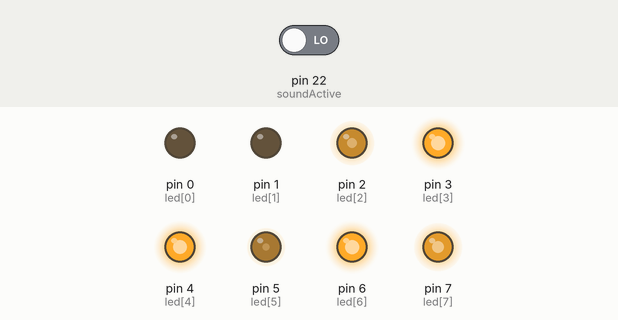
Recording of a sketch running on a simulated Arduino Mega 2560, built with avr-gcc and run on an emulated ATmega2560. Parts: output pins drawn as LEDs (lit = HIGH). The inputs (shaded band) are chosen by the test bench; at power-on: pin 22 (soundActive) LOW.

Above: at 1.26 s.
1.3 s: pin 22 (soundActive) driven HIGH
At 2.0 s:
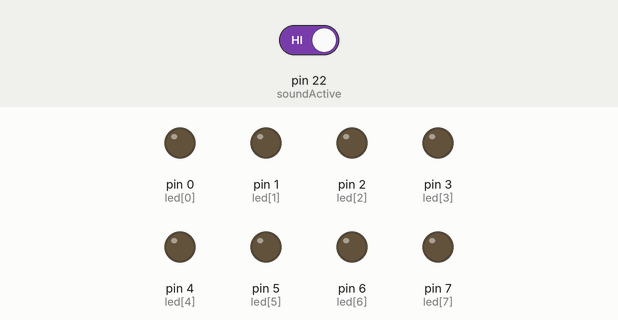
2.8 s: pin 22 (soundActive) driven LOW
At 2.96 s:
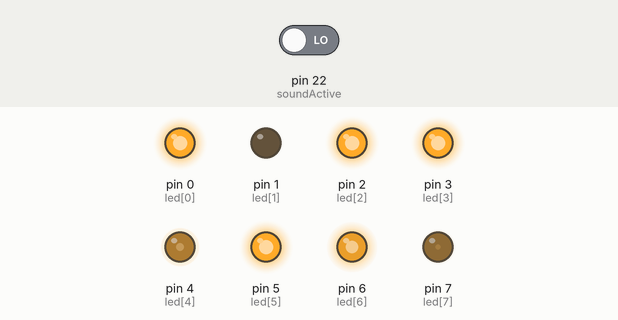
At 3.31 s:
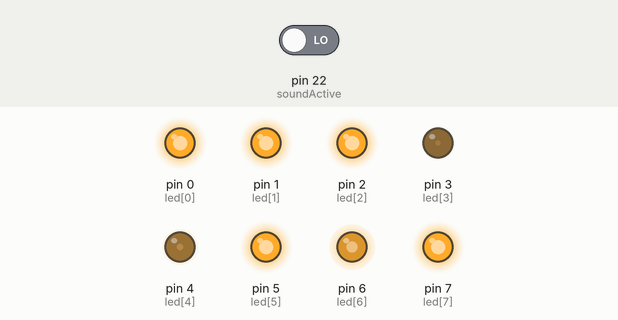
Timing chart, 0 to 20.8 s (numbered marks = the images above; inputs shaded):
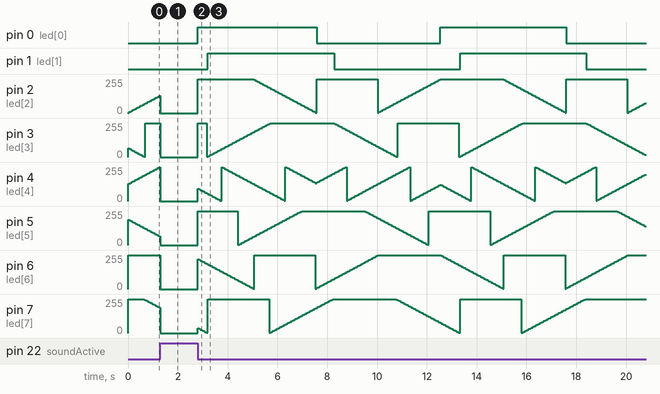

The sketch:

TriggeredFade.ino
```cpp
/*
  Triggered Fade

  This code lights up an led that will fade in and out while audio is played from an
  Adafruit Soundboard.
*/

// Pins for the attached LEDs
uint8_t led[] = {
    0, 1, 2, 3, 4, 5, 6, 7
  };
// Initial brightness values for each LED
int16_t brightness[] = {
    -122, -60, 3, 66, 128, 191, 253, 316
  };
// Whether the brightness value is increasing or decreasing
bool isIncreasing[] = {
    true, false, true, false, true, false, true, false
  };
// Amount of attached LEDs, must be changed when LEDs are added or removed
uint8_t ledCount = 8;
uint8_t soundActive = 22;     // Pin that reads whether sound is playing or not
uint8_t fadeAmount = 5;       // How many points to fade the LEDs by
int16_t maxBrightVal = 377;
int16_t minBrightVal = -122;

void setup() {
  // Setup each LED pin to be an output pin
  for (int i = 0; i < ledCount; i++) {
    pinMode(led[i], OUTPUT);
  }
  pinMode(soundActive, INPUT);
}

void loop() {
  for (int i = 0; i < ledCount; i++) {
    // Adafruit Soundboard active pin outputs low when audio is playing
    if (digitalRead(soundActive)){
      // Turn off all LEDs if no audio is playing
      analogWrite(led[i], 0);
    }
    else {
      analogWrite(led[i], brightness[i]);
    }

    // change the brightness for next time
    if (isIncreasing[i]) {
      brightness[i] += fadeAmount;
    }
    else {
      brightness[i] -= fadeAmount;
    }

    // reverse the direction of the fading at the ends of the fade:
    if (brightness[i] <= minBrightVal || brightness[i] >= maxBrightVal) {
      isIncreasing[i] = !isIncreasing[i];
    }
  }

  // wait for 50 milliseconds to set the dimming effect speed
  delay(50);
}
```

Measured:
- after the input at 1.3 s, pin 0 (led[0]): stays LOW (without the input it goes to HIGH after 1.2 s); pin 3 (led[3]): 255/255 → 0/255 at once; pin 4 (led[4]): goes on until 1.3 s, then stays 0/255
- after the input at 2.8 s, pin 0 (led[0]): alternates HIGH for 4.9 s and LOW for 5.0 s, starting at once; pin 1 (led[1]): alternates HIGH for 5.1 s and LOW for 5.1 s, starting after 0.41 s
